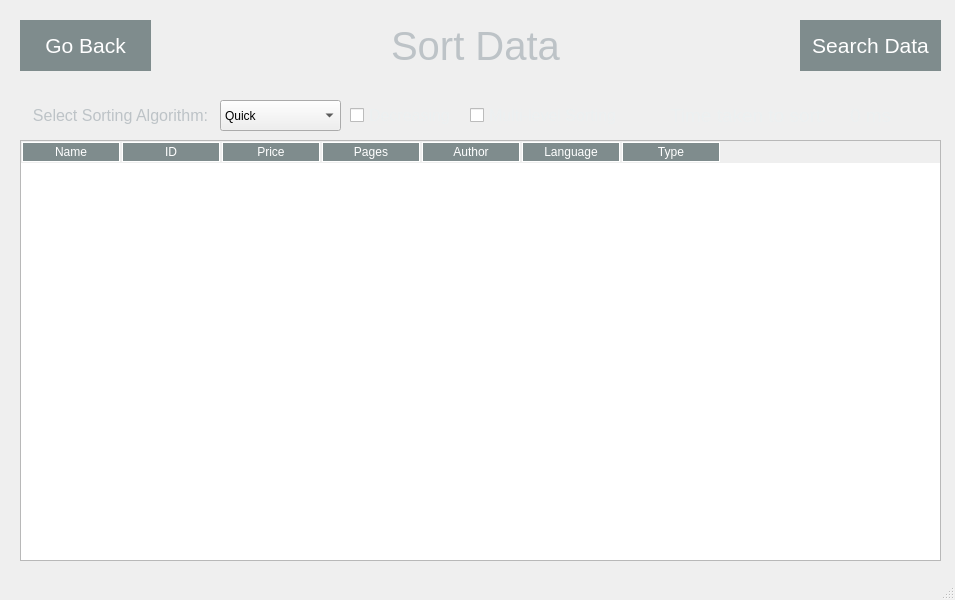
<?xml version="1.0" encoding="UTF-8"?>
<ui version="4.0">
 <class>SortWindow</class>
 <widget class="QMainWindow" name="SortWindow">
  <property name="geometry">
   <rect>
    <x>0</x>
    <y>0</y>
    <width>955</width>
    <height>600</height>
   </rect>
  </property>
  <property name="windowTitle">
   <string>Sort Window</string>
  </property>
  <property name="styleSheet">
   <string notr="true">background-color: rgb(44, 62, 80);
QMainWindow{
font: 12pt &quot;Segoe UI&quot;;
}</string>
  </property>
  <widget class="QWidget" name="centralwidget">
   <widget class="QPushButton" name="GoBackBtn_SortWindow">
    <property name="geometry">
     <rect>
      <x>20</x>
      <y>20</y>
      <width>131</width>
      <height>51</height>
     </rect>
    </property>
    <property name="font">
     <font>
      <family>Segoe UI</family>
      <pointsize>16</pointsize>
     </font>
    </property>
    <property name="styleSheet">
     <string notr="true">QPushButton{
	background-color: rgb(127, 140, 141);
	color: rgb(255, 255, 255);
	border-style: none
}

QPushButton::hover{
	color: rgb(44, 62, 80);
	background-color: rgb(236, 240, 241);
	border-style: none
}</string>
    </property>
    <property name="text">
     <string>Go Back</string>
    </property>
   </widget>
   <widget class="QPushButton" name="SearchBtn_SortWindow">
    <property name="geometry">
     <rect>
      <x>800</x>
      <y>20</y>
      <width>141</width>
      <height>51</height>
     </rect>
    </property>
    <property name="font">
     <font>
      <family>Segoe UI</family>
      <pointsize>16</pointsize>
     </font>
    </property>
    <property name="styleSheet">
     <string notr="true">QPushButton{
	background-color: rgb(127, 140, 141);
	color: rgb(255, 255, 255);
	border-style: none
}

QPushButton::hover{
	color: rgb(44, 62, 80);
	background-color: rgb(236, 240, 241);
	border-style: none
}</string>
    </property>
    <property name="text">
     <string>Search Data</string>
    </property>
   </widget>
   <widget class="QLabel" name="label">
    <property name="geometry">
     <rect>
      <x>160</x>
      <y>10</y>
      <width>631</width>
      <height>71</height>
     </rect>
    </property>
    <property name="font">
     <font>
      <family>Segoe UI</family>
      <pointsize>30</pointsize>
     </font>
    </property>
    <property name="styleSheet">
     <string notr="true">color: rgb(189, 195, 199);</string>
    </property>
    <property name="text">
     <string>Sort Data</string>
    </property>
    <property name="alignment">
     <set>Qt::AlignCenter</set>
    </property>
   </widget>
   <widget class="QTableWidget" name="tableWidget">
    <property name="geometry">
     <rect>
      <x>20</x>
      <y>140</y>
      <width>921</width>
      <height>421</height>
     </rect>
    </property>
    <property name="styleSheet">
     <string notr="true">
QHeaderView::section
{
spacing: 10px;
background-color: rgb(127, 140, 141);
color: white;
border: 1px solid white;
margin: 1px;
text-align: leftr;
gridline-color: rgb(255, 255, 255);
	selection-color: rgb(189, 195, 199);
font: 10pt &quot;Segoe UI&quot;;
}</string>
    </property>
    <column>
     <property name="text">
      <string>Name</string>
     </property>
    </column>
    <column>
     <property name="text">
      <string>ID</string>
     </property>
    </column>
    <column>
     <property name="text">
      <string>Price</string>
     </property>
    </column>
    <column>
     <property name="text">
      <string>Pages</string>
     </property>
    </column>
    <column>
     <property name="text">
      <string>Author</string>
     </property>
    </column>
    <column>
     <property name="text">
      <string>Language</string>
     </property>
    </column>
    <column>
     <property name="text">
      <string>Type</string>
     </property>
    </column>
   </widget>
   <widget class="QLabel" name="label_2">
    <property name="geometry">
     <rect>
      <x>20</x>
      <y>100</y>
      <width>201</width>
      <height>31</height>
     </rect>
    </property>
    <property name="font">
     <font>
      <family>Segoe UI</family>
      <pointsize>12</pointsize>
     </font>
    </property>
    <property name="styleSheet">
     <string notr="true">color: rgb(189, 195, 199);</string>
    </property>
    <property name="text">
     <string>Select Sorting Algorithm:</string>
    </property>
    <property name="alignment">
     <set>Qt::AlignCenter</set>
    </property>
   </widget>
   <widget class="QComboBox" name="SortingAlgoCB">
    <property name="geometry">
     <rect>
      <x>220</x>
      <y>100</y>
      <width>121</width>
      <height>31</height>
     </rect>
    </property>
    <property name="styleSheet">
     <string notr="true">color:rgb(236, 240, 241);
background-color: rgb(52, 73, 94);
font: 12pt &quot;Segoe UI&quot;;
 border: 1px solid gray;

QComboBox::item {
	border-top: 4px;
	border-left: 4px;
	border-bottom: 4px;
	border-right: 4px;
}</string>
    </property>
    <item>
     <property name="text">
      <string>Quick</string>
     </property>
    </item>
    <item>
     <property name="text">
      <string>Selection</string>
     </property>
    </item>
    <item>
     <property name="text">
      <string>Insertion</string>
     </property>
    </item>
    <item>
     <property name="text">
      <string>Bubble</string>
     </property>
    </item>
    <item>
     <property name="text">
      <string>Merge</string>
     </property>
    </item>
    <item>
     <property name="text">
      <string>Counting</string>
     </property>
    </item>
    <item>
     <property name="text">
      <string>Bucket</string>
     </property>
    </item>
    <item>
     <property name="text">
      <string>Radix</string>
     </property>
    </item>
    <item>
     <property name="text">
      <string>Heap</string>
     </property>
    </item>
    <item>
     <property name="text">
      <string>Cycle</string>
     </property>
    </item>
    <item>
     <property name="text">
      <string>Bitonic</string>
     </property>
    </item>
    <item>
     <property name="text">
      <string>Pancake</string>
     </property>
    </item>
    <item>
     <property name="text">
      <string>Patience</string>
     </property>
    </item>
    <item>
     <property name="text">
      <string>Smooth</string>
     </property>
    </item>
   </widget>
   <widget class="QCheckBox" name="Multi_level_sort_checkBox">
    <property name="geometry">
     <rect>
      <x>470</x>
      <y>100</y>
      <width>181</width>
      <height>31</height>
     </rect>
    </property>
    <property name="font">
     <font>
      <family>Segoe UI</family>
      <pointsize>12</pointsize>
     </font>
    </property>
    <property name="styleSheet">
     <string notr="true">color: rgb(236, 240, 241);</string>
    </property>
    <property name="text">
     <string>Multi-level Sorting</string>
    </property>
   </widget>
   <widget class="QCheckBox" name="Decre_incre_checkBox">
    <property name="geometry">
     <rect>
      <x>350</x>
      <y>100</y>
      <width>101</width>
      <height>31</height>
     </rect>
    </property>
    <property name="font">
     <font>
      <family>Segoe UI</family>
      <pointsize>12</pointsize>
     </font>
    </property>
    <property name="styleSheet">
     <string notr="true">color: rgb(236, 240, 241);</string>
    </property>
    <property name="text">
     <string>Decreasing</string>
    </property>
   </widget>
   <widget class="QLabel" name="label_3">
    <property name="geometry">
     <rect>
      <x>670</x>
      <y>100</y>
      <width>161</width>
      <height>31</height>
     </rect>
    </property>
    <property name="font">
     <font>
      <family>Segoe UI</family>
      <pointsize>14</pointsize>
     </font>
    </property>
    <property name="styleSheet">
     <string notr="true">color: rgb(236, 240, 241);</string>
    </property>
    <property name="text">
     <string>Time taken to sort:</string>
    </property>
   </widget>
   <widget class="QLabel" name="show_time_label">
    <property name="geometry">
     <rect>
      <x>850</x>
      <y>100</y>
      <width>51</width>
      <height>31</height>
     </rect>
    </property>
    <property name="font">
     <font>
      <family>Segoe UI</family>
      <pointsize>14</pointsize>
     </font>
    </property>
    <property name="styleSheet">
     <string notr="true">color: rgb(236, 240, 241);</string>
    </property>
    <property name="text">
     <string>0 ms</string>
    </property>
   </widget>
  </widget>
  <widget class="QStatusBar" name="statusbar"/>
 </widget>
 <resources/>
 <connections/>
</ui>
